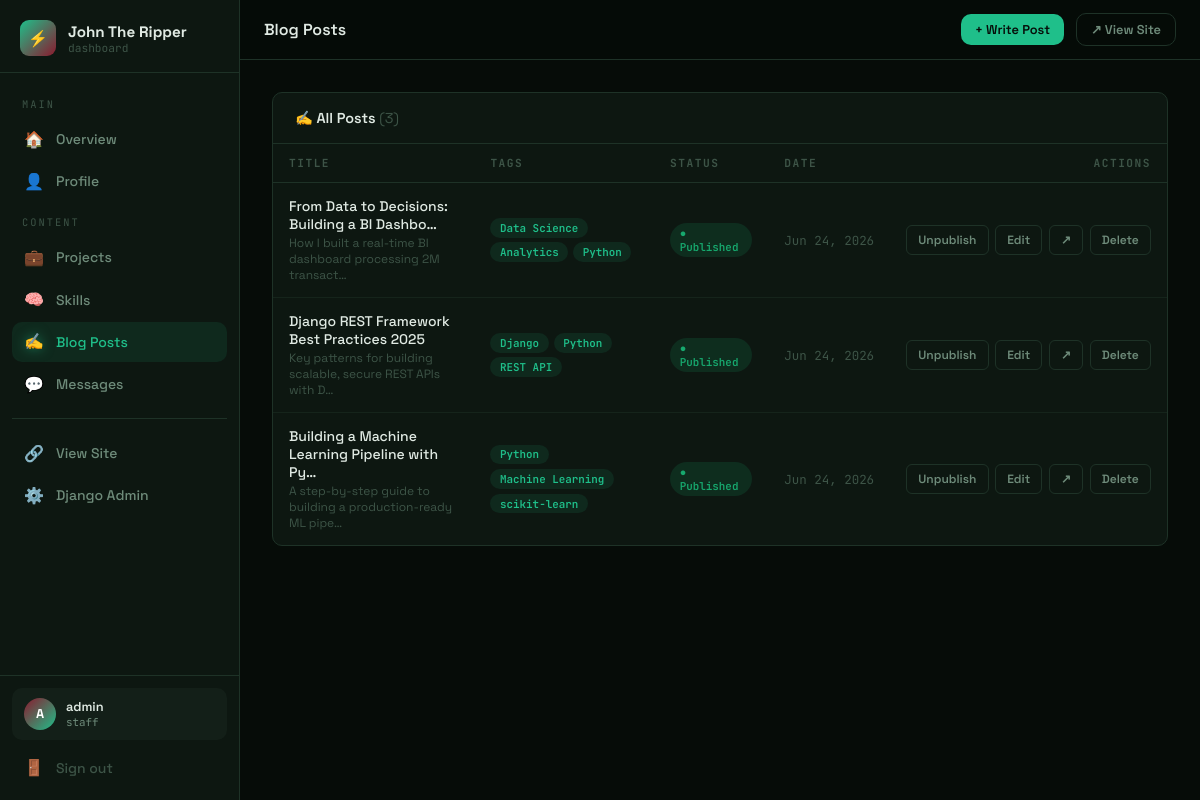
Screenshot of /dashboard/blog/ (signed in) with the database file from the repository.
### core/models.py (models this page shows, shortened)
class Profile(models.Model):
    name = models.CharField(max_length=100, default="Your Name")
    tagline = models.CharField(max_length=200, default="Full Stack Developer | Data Scientist")
    bio = models.TextField(default="")
    avatar = models.ImageField(upload_to='profile/', blank=True, null=True)
    resume = models.FileField(upload_to='resume/', blank=True, null=True)
    github = models.URLField(blank=True)
    linkedin = models.URLField(blank=True)
    twitter = models.URLField(blank=True)
    email = models.EmailField(blank=True)
    location = models.CharField(max_length=100, blank=True, default="Nairobi, Kenya")
    years_experience = models.IntegerField(default=0)
    projects_count = models.IntegerField(default=0)
    clients_count = models.IntegerField(default=0)
    class Meta:
        verbose_name = "Profile"

class BlogPost(models.Model):
    title = models.CharField(max_length=300)
    slug = models.SlugField(unique=True)
    excerpt = models.CharField(max_length=400, blank=True)
    content = models.TextField()
    cover_image = models.ImageField(upload_to='blog/', blank=True, null=True)
    tags = models.CharField(max_length=300, blank=True, help_text="Comma-separated tags")
    published = models.BooleanField(default=False)
    created_at = models.DateTimeField(default=timezone.now)
    updated_at = models.DateTimeField(auto_now=True)
    shared_to_twitter = models.BooleanField(default=False)
    shared_to_linkedin = models.BooleanField(default=False)
    twitter_post_id = models.CharField(max_length=100, blank=True)
    linkedin_post_id = models.CharField(max_length=100, blank=True)
    class Meta:
        ordering = ['-created_at']
    def get_tags_list(self):
        return [t.strip() for t in self.tags.split(',') if t.strip()]

### core/dashboard_views.py (the view)
    def wrapper(request, *args, **kwargs):
        if not request.user.is_authenticated:
            return redirect(f'/dashboard/login/?next={request.path}')
        if not request.user.is_staff:
            return redirect('/')
        return view_func(request, *args, **kwargs)

### core/context_processors.py (called while the page is built)
def site_profile(request):
    profile = Profile.objects.first()
    return {'site_profile': profile}

### core/dashboard_views.py (called while the page is built)
def _staff_required(view_func):
    def wrapper(request, *args, **kwargs):
        if not request.user.is_authenticated:
            return redirect(f'/dashboard/login/?next={request.path}')
        if not request.user.is_staff:
            return redirect('/')
        return view_func(request, *args, **kwargs)
    wrapper.__name__ = view_func.__name__
    return wrapper

def _dash_context(request, **extra):
    unread = ContactMessage.objects.filter(read=False).count()
    ctx = {'unread_count': unread}
    ctx.update(extra)
    return ctx

@_staff_required
def dashboard_blog(request):
    posts = BlogPost.objects.all()
    ctx = _dash_context(request, posts=posts)
    return render(request, 'core/dashboard/blog.html', ctx)

### core/templates/core/dashboard/blog.html (shortened to what this page needs)
{% extends 'core/dashboard/base.html' %}
{% block page_title %}Blog Posts{% endblock %}
{% block nav_blog %}active{% endblock %}
{% block topbar_actions %}
<a href="{% url 'dashboard_post_add' %}" class="topbar-btn topbar-btn-primary">+ Write Post</a>
{% endblock %}
{% block content %}
<div class="dash-card">
  <div class="dash-card-header">
    <span class="dash-card-title">✍️ All Posts <span style="color:var(--text-dim);font-weight:400">({{ posts|length }})</span></span>
  </div>
  {% if posts %}
  <div style="overflow-x:auto">
    <table class="dash-table">
      <thead><tr>
        <th>Title</th>
        <th>Tags</th>
        <th>Status</th>
        <th>Date</th>
        <th style="text-align:right">Actions</th>
      </tr></thead>
      <tbody>
        {% for post in posts %}
        <tr>
          <td>
            <div class="td-title">{{ post.title|truncatechars:45 }}</div>
            {% if post.excerpt %}<div style="font-size:0.75rem;color:var(--text-dim);margin-top:2px">{{ post.excerpt|truncatechars:60 }}</div>{% endif %}
          </td>
          <td>
            <div style="display:flex;gap:0.3rem;flex-wrap:wrap">
              {% for tag in post.get_tags_list|slice:":3" %}
              <span class="badge badge-blue">{{ tag }}</span>
              {% endfor %}
            </div>
          </td>
          <td>
            {% if post.published %}
              <span class="badge badge-green">● Published</span>
            {% else %}
              <span class="badge badge-gray">● Draft</span>
            {% endif %}
          </td>
          <td style="font-size:0.78rem;font-family:var(--mono);color:var(--text-dim);white-space:nowrap">
            {{ post.created_at|date:"M d, Y" }}
          </td>
          <td>
            <div class="td-actions">
              <a href="{% url 'dashboard_post_toggle' post.pk %}" class="action-btn {% if post.published %}action-btn-danger{% else %}action-btn-green{% endif %}">
                {% if post.published %}Unpublish{% else %}Publish{% endif %}
              </a>
              <a href="{% url 'dashboard_post_edit' post.pk %}" class="action-btn">Edit</a>
              {% if post.published %}
              <a href="/blog/{{ post.slug }}/" target="_blank" class="action-btn">↗</a>
              {% endif %}
              <form method="POST" action="{% url 'dashboard_post_delete' post.pk %}" style="display:inline"
                onsubmit="return confirm('Delete &quot;{{ post.title }}&quot;? This cannot be undone.')">
                <button type="submit" class="action-btn action-btn-danger">Delete</button>
              </form>
            </div>
          </td>
        </tr>
        {% endfor %}
      </tbody>
    </table>
  </div>
  {% else %}
  <div class="empty-state">
    <div class="empty-state-icon">✍️</div>
    <p>No posts yet. Share your thoughts, tutorials, or project write-ups with the world.</p>
    <a href="{% url 'dashboard_post_add' %}" class="action-btn action-btn-primary">+ Write Your First Post</a>
  </div>
  {% endif %}
</div>
{% endblock %}

### core/templates/core/dashboard/base.html (shortened to what this page needs)
<!DOCTYPE html>
<html lang="en">
<head>
  {% load static %}
</head>
<body>
<div class="dash-layout">
  <aside class="dash-sidebar" id="dashSidebar">
    <div class="sidebar-brand">
      <div class="sidebar-brand-icon">⚡</div>
      <div class="sidebar-brand-text">
        <div class="sidebar-brand-name">{{ site_profile.name|default:"Portfolio" }}</div>
        <div class="sidebar-brand-sub">dashboard</div>
      </div>
    </div>
    <nav class="sidebar-nav">
      <p class="sidebar-section-label">Main</p>
      <a href="{% url 'dashboard_home' %}" class="sidebar-link {% block nav_home %}{% endblock %}">
        <span class="s-icon">🏠</span> Overview
      </a>
      <a href="{% url 'dashboard_profile' %}" class="sidebar-link {% block nav_profile %}{% endblock %}">
        <span class="s-icon">👤</span> Profile
      </a>
      <p class="sidebar-section-label">Content</p>
      <a href="{% url 'dashboard_projects' %}" class="sidebar-link {% block nav_projects %}{% endblock %}">
        <span class="s-icon">💼</span> Projects
      </a>
      <a href="{% url 'dashboard_skills' %}" class="sidebar-link {% block nav_skills %}{% endblock %}">
        <span class="s-icon">🧠</span> Skills
      </a>
      <a href="{% url 'dashboard_blog' %}" class="sidebar-link {% block nav_blog %}{% endblock %}">
        <span class="s-icon">✍️</span> Blog Posts
      </a>
      <a href="{% url 'dashboard_messages' %}" class="sidebar-link {% block nav_messages %}{% endblock %}">
        <span class="s-icon">💬</span> Messages
      </a>
      <div class="sidebar-divider"></div>
      <a href="/" target="_blank" class="sidebar-link">
        <span class="s-icon">🔗</span> View Site
      </a>
      {% if request.user.is_superuser %}
      <a href="/admin/" class="sidebar-link">
        <span class="s-icon">⚙️</span> Django Admin
      </a>
      {% endif %}
    </nav>
    <div class="sidebar-footer">
      <div class="user-card">
        <div class="user-avatar">{{ request.user.username|first|upper }}</div>
        <div>
          <div class="user-name">{{ request.user.username }}</div>
          <div class="user-role">staff</div>
        </div>
      </div>
      <a href="{% url 'dashboard_logout' %}" class="sidebar-link" style="margin-top:0.5rem;color:var(--text-dim)">
        <span class="s-icon">🚪</span> Sign out
      </a>
    </div>
  </aside>
  <div class="dash-main">
    <header class="dash-topbar">
      <div class="topbar-left">
        <span class="page-title">{% block page_title %}Dashboard{% endblock %}</span>
      </div>
      <div class="topbar-right">
        {% block topbar_actions %}{% endblock %}
        <a href="/" target="_blank" class="topbar-btn topbar-btn-outline">↗ View Site</a>
      </div>
    </header>
    <div class="dash-content">
      {% block content %}{% endblock %}
    </div>
  </div>
</div>
</body>
</html>

### rows the page displays
Profile: name "John The Ripper"
BlogPost: title "From Data to Decisions: Building a BI Dashbo…", excerpt "How I built a real-time BI dashboard processing 2M transact…", get_tags_list "Data Science" "Analytics" "Python", published "● Published", created_at "Jun 24, 2026"
BlogPost: title "Django REST Framework Best Practices 2025", excerpt "Key patterns for building scalable, secure REST APIs with D…", get_tags_list "Django" "Python" "REST API", published "● Published", created_at "Jun 24, 2026"
BlogPost: title "Building a Machine Learning Pipeline with Py…", excerpt "A step-by-step guide to building a production-ready ML pipe…", get_tags_list "Python" "Machine Learning" "scikit-learn", published "● Published", created_at "Jun 24, 2026"

### other values shown
{{ request.user.username|first|upper }} "A"
{{ request.user.username }} "admin"
{{ posts|length }} "3"
